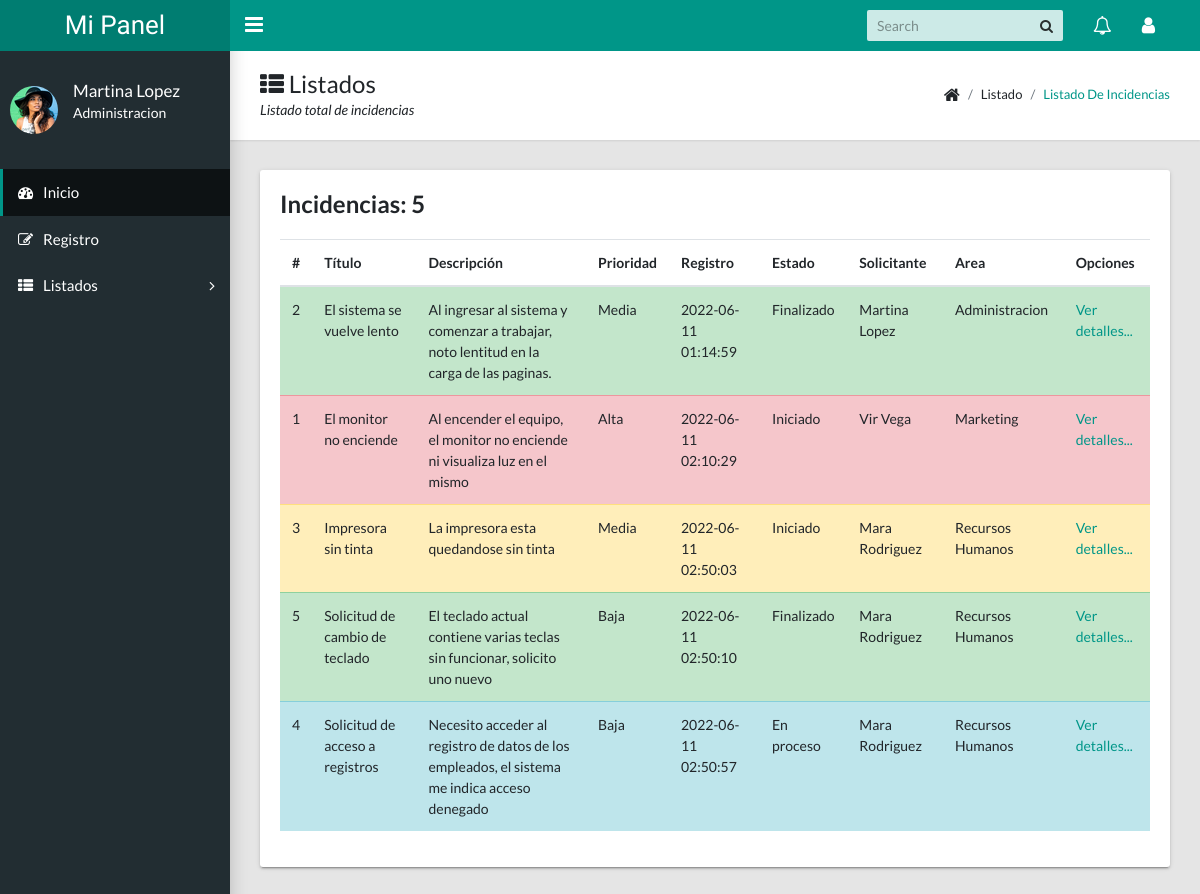
The app's page /listado.php (signed in) with its own data.
### tables this page shows
CREATE TABLE IF NOT EXISTS `incidencias` (
  `id` int(11) NOT NULL AUTO_INCREMENT,
  `titulo` varchar(100) NOT NULL,
  `descripcion` text NOT NULL,
  `id_usuario` int(11) NOT NULL,
  `fechaActual` timestamp NOT NULL DEFAULT CURRENT_TIMESTAMP ON UPDATE CURRENT_TIMESTAMP,
  `id_prioridad` int(11) NOT NULL,
  `id_estado` int(11) NOT NULL,
  PRIMARY KEY (`id`)
);

CREATE TABLE IF NOT EXISTS `prioridades` (
  `id` int(11) NOT NULL AUTO_INCREMENT,
  `nombre` varchar(50) NOT NULL,
  PRIMARY KEY (`id`)
);

CREATE TABLE IF NOT EXISTS `estados` (
  `id` int(11) NOT NULL AUTO_INCREMENT,
  `nombre` varchar(50) NOT NULL,
  PRIMARY KEY (`id`)
);

CREATE TABLE IF NOT EXISTS `usuarios` (
  `id` int(11) NOT NULL AUTO_INCREMENT,
  `nombre` varchar(50) NOT NULL,
  `apellido` varchar(50) NOT NULL,
  `imagen` varchar(50) NOT NULL,
  `email` varchar(50) NOT NULL,
  `clave` varchar(40) NOT NULL,
  `id_nivel` int(11) NOT NULL,
  `fechaAcceso` timestamp NULL DEFAULT NULL,
  `activo` int(1) NOT NULL,
  `id_area` int(11) NOT NULL,
  PRIMARY KEY (`id`)
);

CREATE TABLE IF NOT EXISTS `areas` (
  `id` int(11) NOT NULL AUTO_INCREMENT,
  `nombre` varchar(50) NOT NULL,
  PRIMARY KEY (`id`)
);

### funciones/select_incidencias.php (called while the page is built)
<?php
function Listar_Incidencias($vConexion) {
    $Listado=array();
    $SQL = "SELECT I.id, I.titulo, I.descripcion, P.nombre AS Prioridad, I.fechaActual, E.nombre AS Estado,
     U.nombre AS UsuarioN, U.apellido AS UsuarioA, A.nombre AS Area
    FROM incidencias I, prioridades P, estados E, usuarios U, areas A
    WHERE I.id_prioridad = P.id
    AND I.id_estado = E.id
    AND I.id_usuario = U.id
    AND U.id_area = A.id
    ORDER BY I.fechaActual";
     $rs = mysqli_query($vConexion, $SQL);
     $i=0;
    while ($data = mysqli_fetch_array($rs)) {
            $Listado[$i]['ID'] = $data['id'];
            $Listado[$i]['TITULO'] = $data['titulo'];
            $Listado[$i]['DESCRIPCION'] = $data['descripcion'];
            $Listado[$i]['PRIORIDAD'] = $data['Prioridad'];
            $Listado[$i]['FECHA'] = $data['fechaActual'];
            $Listado[$i]['ESTADO'] = $data['Estado'];
            $Listado[$i]['NOMBRE_USUARIO'] = $data['UsuarioN'];
            $Listado[$i]['APELLIDO_USUARIO'] = $data['UsuarioA'];
            $Listado[$i]['AREA'] = $data['Area'];
            $i++;
    }
    return $Listado;
}
?>

### listado.php (the view, shortened to what this page needs)
<?php
$MiConexion = ConexionBD();
require_once 'funciones/select_incidencias.php';
$Listado = Listar_Incidencias($MiConexion);
$CantidadIncidencias = count($Listado);
$cantidad=0;
require_once 'seccionadoIndex/header.inc.php';
?>
    </header>
    <?php require_once 'seccionadoIndex/menu.inc.php';?>
    <main class="app-content">
      <div class="app-title">
        <div>
          <h1><i class="fa fa-th-list"></i> Listados</h1>
          <?php if($_SESSION['Usuario_Nivel'] == 1){?>
          <p>Listado total de incidencias </p>
          <?php }?>
        </div>
        <ul class="app-breadcrumb breadcrumb">
          <li class="breadcrumb-item"><i class="fa fa-home fa-lg"></i></li>
          <li class="breadcrumb-item">Listado</li>
          <li class="breadcrumb-item active"><a href="#">Listado de Incidencias</a></li>
        </ul>
      </div>
      <div class="row">
        <div class="col-md-12">
          <div class="tile">
            <div class="table-responsive">
              <table class="table">
                <thead>
                  <tr>
                    <th>#</th>
                    <th>Título</th>
                    <th>Descripción</th>
                    <th>Prioridad</th>
                    <th>Registro</th>
                    <th>Estado</th>
                    <th>Solicitante</th>
                    <th>Area</th>
                    <th>Opciones</th>
                  </tr>
                </thead>
                <tbody>
                <?php for($i=0; $i<$CantidadIncidencias; $i++){?>
                  <?php
                $Color='';
                if($Listado[$i]['ESTADO'] == 'Finalizado'){
                  $Color="table-success";
                }elseif($Listado[$i]['PRIORIDAD'] == 'Media'){
                  $Color="table-warning";
                }elseif($Listado[$i]['PRIORIDAD'] == 'Baja'){
                  $Color="table-info";
                }elseif($Listado[$i]['PRIORIDAD'] == 'Alta'){
                  $Color='table-danger';
                }?>
                <?php
                if($_SESSION['Usuario_Nivel']== "1") {?>
                <tr class="<?php echo $Color?>">
                  <td><?php echo $Listado[$i]['ID'];?></td>
                  <td><?php echo $Listado[$i]['TITULO'];?></td>
                  <td><?php echo $Listado[$i]['DESCRIPCION'];?></td>
                  <td><?php echo $Listado[$i]['PRIORIDAD'];?></td>
                  <td><?php echo $Listado[$i]['FECHA'];?></td>
                  <td><?php echo $Listado[$i]['ESTADO'];?></td>
                  <td><?php echo $Listado[$i]['NOMBRE_USUARIO'].' '.$Listado[$i]['APELLIDO_USUARIO'] ;?></td>
                  <td><?php echo $Listado[$i]['AREA'];?></td>
                  <td><a href="#">Ver detalles...</a></td>
                  <?php $cantidad++;?>
                </tr>
                <?php }?>
                <?php }?>
                </tbody>
                <h3 class="tile-title">Incidencias: <?php echo $cantidad;?></h3>
              </table>
            </div>
          </div>
        </div>
      </div>
    </main>
    <?php require_once 'seccionadoIndex/footer.inc.php'; ?>

### seccionadoIndex/header.inc.php (shortened to what this page needs)
<!DOCTYPE html>
<html lang="en">
  <head>
    <link rel="stylesheet" type="text/css" href="css/main.css">
    <link rel="stylesheet" type="text/css" href="https://maxcdn.bootstrapcdn.com/font-awesome/4.7.0/css/font-awesome.min.css">
  </head>
  <body class="app sidebar-mini">
    <header class="app-header"><a class="app-header__logo" href="index.php">Mi Panel</a>
      <a class="app-sidebar__toggle" href="#" data-toggle="sidebar" aria-label="Hide Sidebar"></a>
      <ul class="app-nav">
        <li class="app-search">
          <input class="app-search__input" type="search" placeholder="Search">
          <button class="app-search__button"><i class="fa fa-search"></i></button>
        </li>
        <li class="dropdown"><a class="app-nav__item" href="#" data-toggle="dropdown" aria-label="Show notifications"><i class="fa fa-bell-o fa-lg"></i></a>
        </li>
        <?php require_once 'seccionadoIndex/desplegableSalir.php'; ?>
      </ul>

### seccionadoIndex/desplegableSalir.php (shortened to what this page needs)
<li class="dropdown"><a class="app-nav__item" href="#" data-toggle="dropdown" aria-label="Open Profile Menu"><i class="fa fa-user fa-lg"></i></a>
        </li>

### seccionadoIndex/menu.inc.php (shortened to what this page needs)
<aside class="app-sidebar">
    <div class="app-sidebar__user"><img class="app-sidebar__user-avatar" src="images/team/<?php echo $_SESSION['Usuario_Imagen'];?>.png" >
      <div>
        <p class="app-sidebar__user-name"> <?php echo $_SESSION['Usuario_Nombre'].' '.$_SESSION['Usuario_Apellido']; ?></p>
        <p class="app-sideba__user-designation"><?php echo $_SESSION['Usuario_Area'] ;  ?></p>
      </div>
    </div>
    <ul class="app-menu">
        <li><a class="app-menu__item active" href="index.php"><i class="app-menu__icon fa fa-dashboard"></i><span class="app-menu__label">Inicio</span></a></li>
        <li><a class="app-menu__item" href="carga.php"><i class="app-menu__icon fa fa-edit"></i><span class="app-menu__label">Registro</span></a></li>
        <li class="treeview"><a class="app-menu__item" href="#" data-toggle="treeview"><i class="app-menu__icon fa fa-th-list"></i><span class="app-menu__label">Listados</span><i class="treeview-indicator fa fa-angle-right"></i></a>
        </li>
      </ul>
  </aside>

### seccionadoIndex/footer.inc.php (shortened to what this page needs)
  </body>
</html>

### records on screen
incidencias: id "2", titulo "El sistema se vuelve lento", descripcion "Al ingresar al sistema y comenzar a trabajar, noto lentitud en la carga de las paginas.", id_prioridad.nombre "Media", fechaActual "2022-06-11 01:14:59", id_estado.nombre "Finalizado", id_usuario.nombre "Martina", id_usuario.apellido "Lopez", areas.nombre "Administracion"
incidencias: id "1", titulo "El monitor no enciende", descripcion "Al encender el equipo, el monitor no enciende ni visualiza luz en el mismo", id_prioridad.nombre "Alta", fechaActual "2022-06-11 02:10:29", id_estado.nombre "Iniciado", id_usuario.nombre "Vir", id_usuario.apellido "Vega", areas.nombre "Marketing"
incidencias: id "3", titulo "Impresora sin tinta", descripcion "La impresora esta quedandose sin tinta", id_prioridad.nombre "Media", fechaActual "2022-06-11 02:50:03", id_estado.nombre "Iniciado", id_usuario.nombre "Mara", id_usuario.apellido "Rodriguez", areas.nombre "Recursos Humanos"
incidencias: id "5", titulo "Solicitud de cambio de teclado", descripcion "El teclado actual contiene varias teclas sin funcionar, solicito uno nuevo", id_prioridad.nombre "Baja", fechaActual "2022-06-11 02:50:10", id_estado.nombre "Finalizado", id_usuario.nombre "Mara", id_usuario.apellido "Rodriguez", areas.nombre "Recursos Humanos"
incidencias: id "4", titulo "Solicitud de acceso a registros", descripcion "Necesito acceder al registro de datos de los empleados, el sistema me indica acceso denegado", id_prioridad.nombre "Baja", fechaActual "2022-06-11 02:50:57", id_estado.nombre "En proceso", id_usuario.nombre "Mara", id_usuario.apellido "Rodriguez", areas.nombre "Recursos Humanos"

### other values on screen
$_SESSION['Usuario_Nombre'] "Martina"
$_SESSION['Usuario_Apellido'] "Lopez"
$_SESSION['Usuario_Area'] "Administracion"
$cantidad "5"
